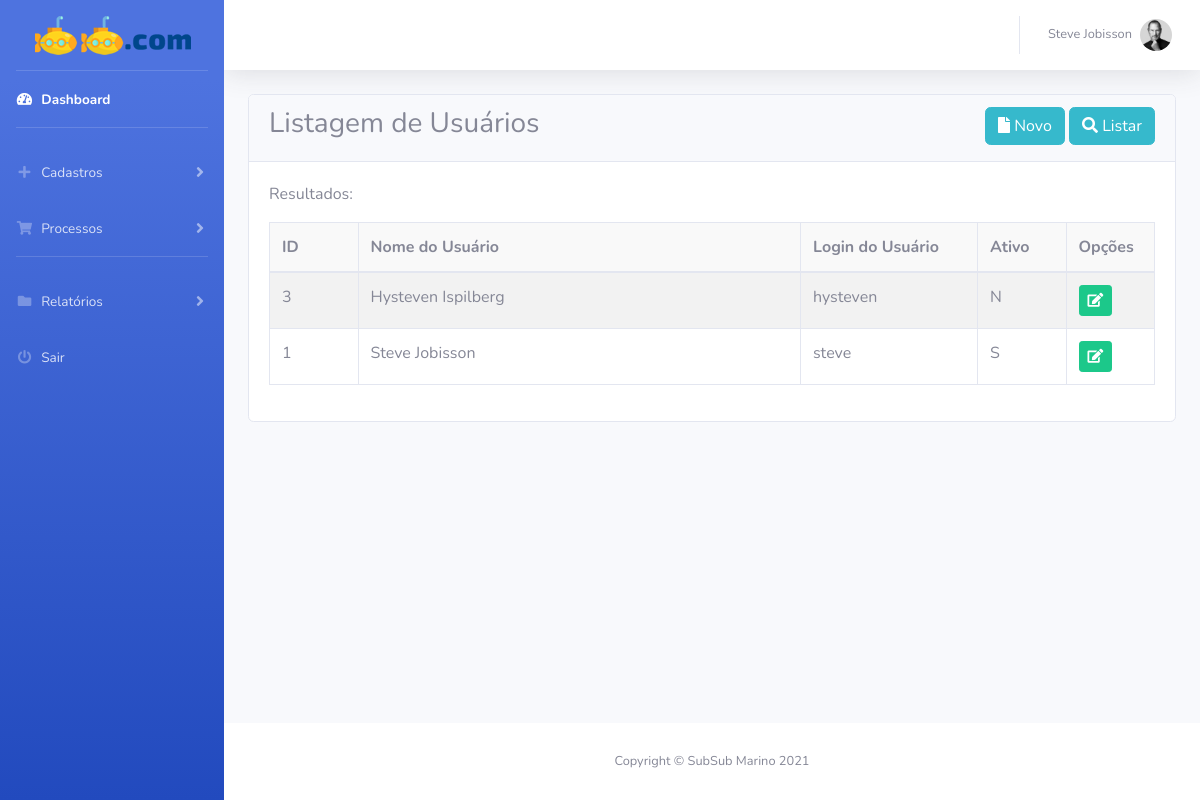
The app's page /admin/listar/usuarios (signed in) with its own data.
### tables this page shows
CREATE TABLE `usuario` (
  `id` int(11) NOT NULL,
  `nome` varchar(100) NOT NULL,
  `email` varchar(100) NOT NULL,
  `login` varchar(20) NOT NULL,
  `senha` varchar(150) NOT NULL,
  `foto` varchar(30) NOT NULL,
  `tipo_id` int(11) NOT NULL,
  `ativo` char(1) NOT NULL
);

### admin/listar/usuarios.php (the view, shortened to what this page needs)
<div class="card">
    <div class="card-header">
        <h3 class="float-left">Listagem de Usuários</h3>
        <div class="float-right">
        	<a href="cadastros/usuarios" class="btn btn-info">
        		<i class="fas fa-file"></i> Novo
        	</a>
        	<a href="listar/usuarios" class="btn btn-info">
        		<i class="fas fa-search"></i> Listar
        	</a>
        </div>
    </div>
    <div class="card-body">
        <p>Resultados:</p>
        <table class="table table-bordered table-striped table-hover">
            <thead>
                <tr>
                    <td width="10%">ID</td>
                    <td width="50%">Nome do Usuário</td>
                    <td width="20%">Login do Usuário</td>
                    <td width="10%">Ativo</td>
                    <td width="10%">Opções</td>
                </tr>
            </thead>
            <tbody>
                <?php
                    $sql = "select * from usuario order by nome";
                    $consulta = $pdo->prepare($sql);
                    $consulta->execute();
                    while ( $dados = $consulta->fetch(PDO::FETCH_OBJ) ){
                        ?>
                        <tr>
                            <td><?=$dados->id?></td>
                            <td><?=$dados->nome?></td>
                            <td><?=$dados->login?></td>
                            <td><?=$dados->ativo?></td>
                            <td>
                                <a href="cadastros/usuarios/<?=$dados->id?>" class="btn btn-success btn-sm">
                                    <i class="fas fa-edit"></i>
                                </a>
                            </td>
                        </tr>
                        <?php
                    }
                ?>
            </tbody>
        </table>
    </div>
</div>

### admin/css/style.css (style rules this page uses)
thead { background: #F9f9f9; font-weight: bold; }

### records on screen
usuario: id "3", nome "Hysteven Ispilberg", login "hysteven", ativo "N"
usuario: id "1", nome "Steve Jobisson", login "steve", ativo "S"

### other values on screen
$_SESSION['submarino']['nome'] "Steve Jobisson"
